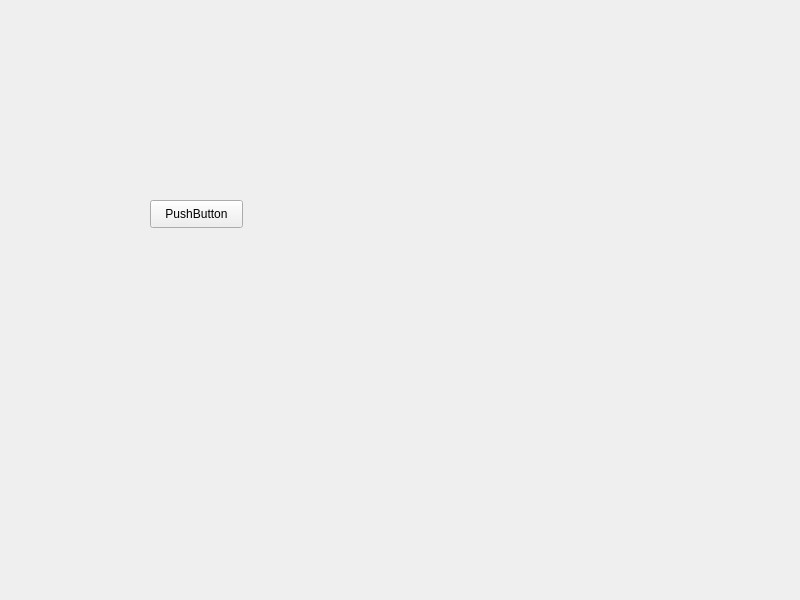
<?xml version="1.0" encoding="UTF-8"?>
<ui version="4.0">
 <class>Widget</class>
 <widget class="QWidget" name="Widget">
  <property name="geometry">
   <rect>
    <x>0</x>
    <y>0</y>
    <width>800</width>
    <height>600</height>
   </rect>
  </property>
  <property name="windowTitle">
   <string>Widget</string>
  </property>
  <widget class="QPushButton" name="pushButton">
   <property name="geometry">
    <rect>
     <x>150</x>
     <y>200</y>
     <width>93</width>
     <height>28</height>
    </rect>
   </property>
   <property name="text">
    <string>PushButton</string>
   </property>
   <property name="checkable">
    <bool>true</bool>
   </property>
  </widget>
 </widget>
 <resources/>
 <connections/>
</ui>
